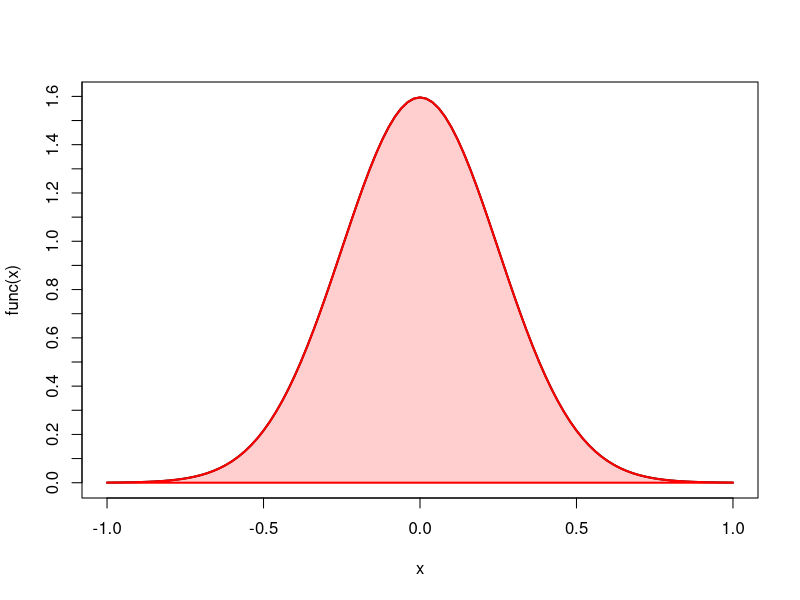
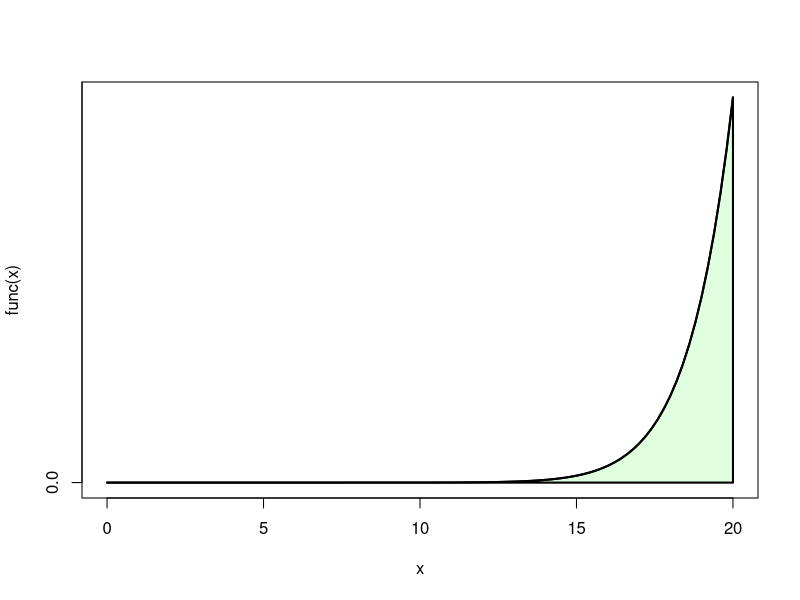

Here is the R script that generated these plots, in order:
getShade <- function(color,opacity){
  # If color is a single R color string or single number,
  #  returns an rgb string of the specified color and opacity
  # If color is a vector of R color strings or numbers,
  #  returns a vector of rgb strings of the specified color and opacity.
  # If the opacity argument is non-integer or not between 0 and 99, NULL will be returned.
  # - opacity - 2-decimal-digit string (00-99), i.e. "20" means 20%
  # Notes: format of returned string is #RRGGBBAA
  #        where RR=red, a 2-hexadecimal-digit string
  #        GG=green, a 2-hexadecimal-digit string
  #        BB=blue, a 2-hexadecimal-digit string
  #        AA=alpha or opacity
  #
  # The opacity agrument is scalar and will be applied to all colors.
  if(!(opacity %% 1 == 0) || opacity<0 || opacity>99){
    cat(getCurrFunc(),"opacity argument must be an integer between 0 and 99.\n",sep="")
    return(NULL)
  }
  colorDEC <- col2rgb(color)
  if(is.matrix(colorDEC)){
    colorHEX <- matrix(nrow=3,ncol=ncol(colorDEC))
    shade <- NULL
    for(col in 1:ncol(colorDEC)){
      for(row in 1:nrow(colorDEC)){
        colorHEX[row,col] <- sprintf("%X", colorDEC[row,col])
        if(nchar(colorHEX[row,col])==1){
          colorHEX[row,col] <- paste0("0",colorHEX[row,col])
        }
      }
      shade[col] <- paste0("#",colorHEX[1,col],colorHEX[2,col],colorHEX[3,col],opacity)
    }
  }else{
    colorHEX <- sprintf("%X", colorDEC)
    for(i in 1:length(colorHEX)){
      if(nchar(colorHEX[i])==1){
        colorHEX[i] <- paste0("0",colorHEX[i])
      }
    }
    shade <- paste0("#",colorHEX[1],colorHEX[2],colorHEX[3],opacity)
  }
  return(shade)
}

getRGB <- function(value){
  return(col2rgb(value)/255)
}

curfnfinder <- function(skipframes=0,
                        skipnames="(FUN)|(.+apply)|(replicate)",
                        retIfNone="Not in function",
                        retStack=FALSE,
                        extraPrefPerLevel="\t"){
  # Get the current function name from within the function itself.
  # Used to prepend the function name to all messages so that the
  # user knows where the message came from.
  prefix <- sapply(3 + skipframes+1:sys.nframe(), function(i){
    currv <- sys.call(sys.parent(n=i))[[1]]
    return(currv)
  })
  prefix[grep(skipnames, prefix)] <- NULL
  prefix <- gsub("function \\(.*", "do.call", prefix)
  if(length(prefix)==0){
    return(retIfNone)
  }else if(retStack){
    return(paste(rev(prefix), collapse = "|"))
  }else{
    retval <- as.character(unlist(prefix[1]))
    if(length(prefix) > 1){
      retval <- paste0(paste(rep(extraPrefPerLevel, length(prefix) - 1), collapse=""), retval)
    }
    return(retval)
  }
}

getCurrFunc <- function(){
  # Returns the calling function's name followed by ": "
  funcName <- curfnfinder(skipframes=1) # skipframes=1 is there to avoid returning getCurrFunc itself
  # Strip extraneous whitespace
  funcName <- gsub("\t+","",funcName)
  funcName <- gsub("\ +","",funcName)
  funcName <- paste0(funcName,": ")
  return(funcName)
}

cat0 <- function(...){
  cat(..., "\n", sep="")
}

getShadeExample <- function(func={function(x) dbeta(x,7,2)},
                            col="blue",
                            opacity=30,
                            shade=getShade(col,opacity),
                            ...
                            ){
  # An example of how getShade and getCurrFunc() works
  # Set col to be an R color and opacity to a number between 1 and 99
  cat0(getCurrFunc(),"getShade() returned ",shade)
  out   <- curve(func, ...)
  z     <- NULL
  z$x   <- out$x[c(1,1:length(out$x),length(out$x))]
  z$y   <- c(0,out$y,0)
  polygon(z,col=shade,border=col,lwd=2)
}

getShadeExample(func={function(x) dnorm(x,0,0.25)},from=-1,to=1, lwd=2, col="red", yaxp=c(0,3,30))
getShadeExample(func={function(x) dchisq(x,100,df=10)},
                from=0,
                to=20,
                lwd=2,
                col="black",
                shade=getShade("green",opacity=20),
                yaxp=c(0,3,30))
